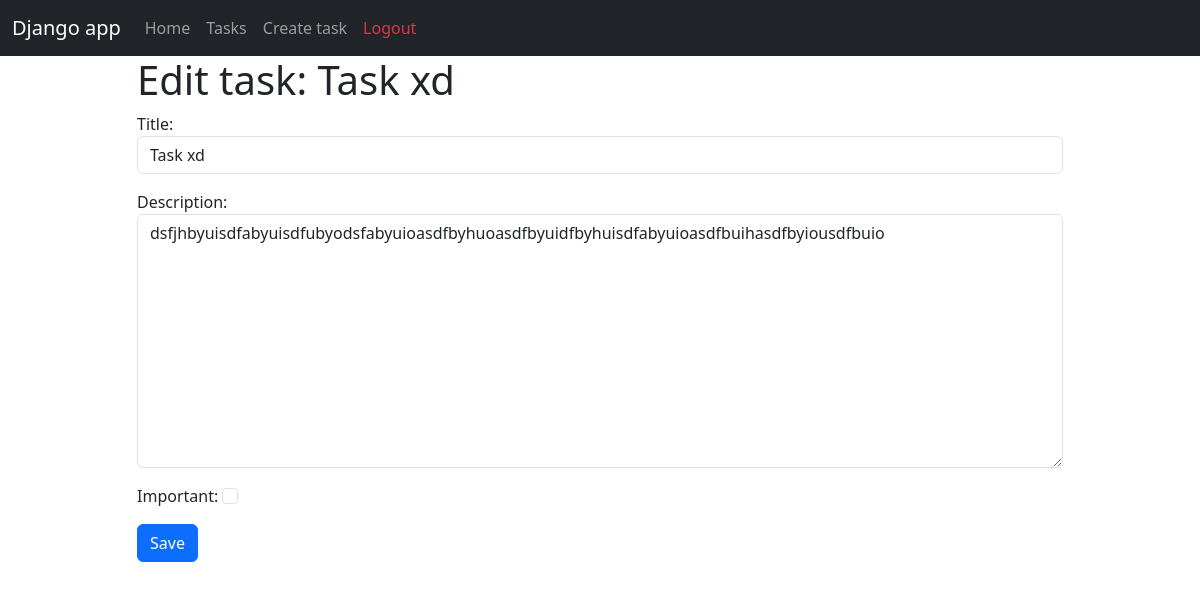
The app's page /tasks/edit/4 (signed in) with its own data.
### tasks/models.py (models this page shows)
class Task(models.Model):
    title = models.CharField(max_length=100)
    description = models.TextField(blank=True)
    date_created = models.DateTimeField(auto_now_add=True)
    date_completed = models.DateTimeField(null=True)
    important = models.BooleanField(default=False)
    user = models.ForeignKey(User, on_delete=models.CASCADE)
    def __str__(self):
        return self.title

### tasks/views.py (the view, shortened to what this page needs)
# urls.py: path("tasks/edit/<int:id>", views.edit_task, name="edit_task"),
@login_required
def edit_task(request, id):
    task = get_object_or_404(Task, id=id, user=request.user)
    if request.method == 'GET':
        form = TaskForm(instance=task)
        return render(request, 'create_task.html', {'form': form, 'task': task})

### tasks/forms.py
class TaskForm(forms.ModelForm):
    class Meta:
        model = Task
        fields = ['title', 'description', 'important']
        widgets = {
            'title': forms.TextInput(attrs={'class': 'form-control', 'placeholder': 'Write title of this task'}),
            'description': forms.Textarea(attrs={'class': 'form-control', 'placeholder': 'Write description of this task'}),
            'important': forms.CheckboxInput(attrs={'class': 'form-check-input'})
        }

### tasks/templates/create_task.html (shortened to what this page needs)
{% extends 'layout/base.html' %}
{% block body %}
    <div class="row">
        <div class="col-md-10 offset-md-1">
            {% if task == null %}
                <h1> Create task: </h1>
            {% else %}
                <h1> Edit task: {{ task }} </h1>
            {% endif %}
            <form method="post">
                {{ form.as_p }}
                <button class="btn btn-primary"> Save </button>
            </form>
        </div>
    </div>
{% endblock %}

### records on screen
Task: title "Task xd", description "dsfjhbyuisdfabyuisdfubyodsfabyuioasdfbyhuoasdfbyuidfbyhuisdfabyuioasdfbuihasdfbyiousdfbuio"
